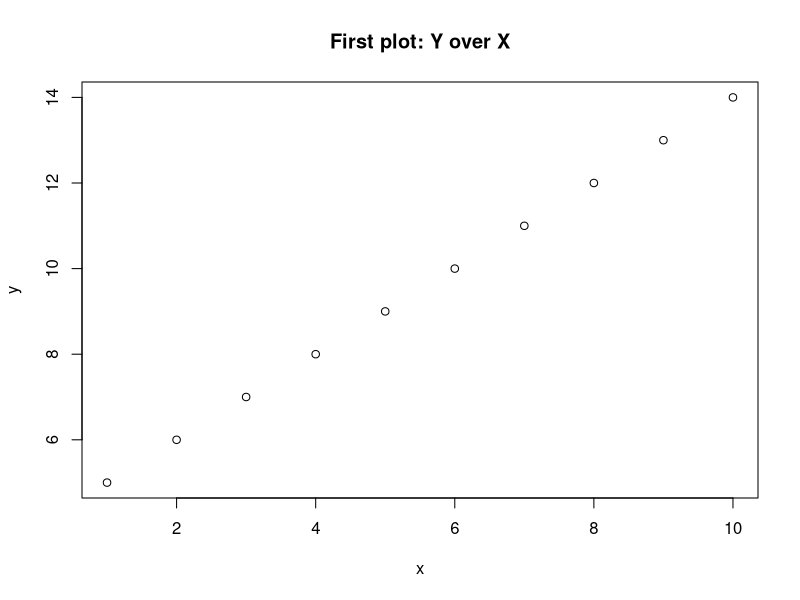
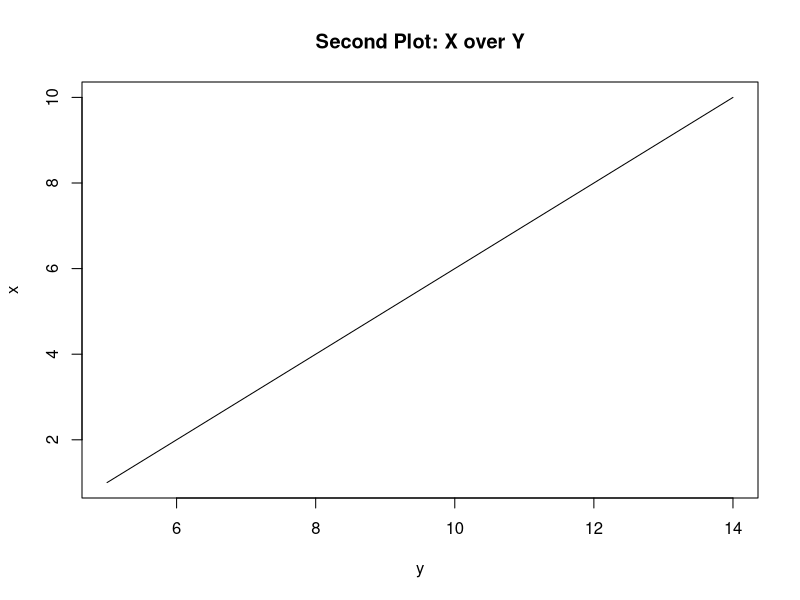
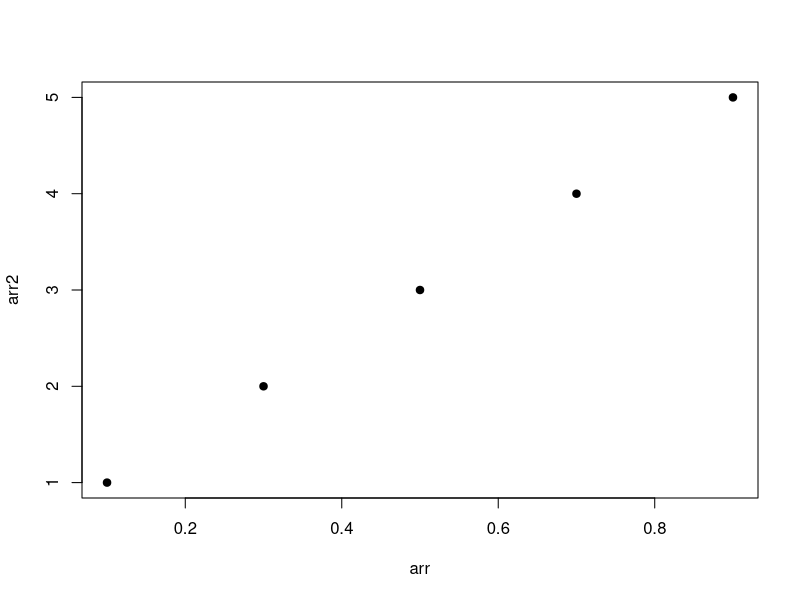

Generate these figures, in order, with R:
# function example
  get_yesterday <- function(){
    x <- (Sys.Date() - 1) 
    return(x) 
    # fixed spacing for pull test 
  }

#variables can be declared with = or <-  
  x = 1:10
  length(x)
  y <- x+4 

#basic plot example
  #plot y over x, main is the title
  plot( y ~ x, main="First plot: Y over X")

  #plot x over y as a line 
  plot (x ~ y, main="Second Plot: X over Y", type='l')
  
  #see man page
  ?plot


#arrays example
  #create array 
  arr = c(0.1, 0.3, 0.5, 0.7, 0.9)
  arr2 <- c(1,2,3,4,5)
  
  #select second element 
  arr[2]
  
  #select element 3-5
  arr[3:5]
  
  #select first element, second element, and fifth element
  arr[c(1,5,2)]
  
  #pch = 19 means solid dot
  plot(arr2 ~ arr, pch=19)
  
